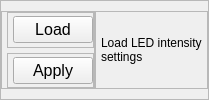
                        <widget class="QFrame" name="LEDZap_Preselect_frame">
                         <property name="frameShape">
                          <enum>QFrame::StyledPanel</enum>
                         </property>
                         <property name="frameShadow">
                          <enum>QFrame::Raised</enum>
                         </property>
                         <layout class="QHBoxLayout" name="horizontalLayout_136">
                          <property name="spacing">
                           <number>0</number>
                          </property>
                          <property name="leftMargin">
                           <number>0</number>
                          </property>
                          <property name="topMargin">
                           <number>10</number>
                          </property>
                          <property name="rightMargin">
                           <number>0</number>
                          </property>
                          <property name="bottomMargin">
                           <number>10</number>
                          </property>
                          <item>
                           <widget class="QFrame" name="Preselect_Button_frame">
                            <property name="maximumSize">
                             <size>
                              <width>125</width>
                              <height>16777215</height>
                             </size>
                            </property>
                            <property name="frameShape">
                             <enum>QFrame::StyledPanel</enum>
                            </property>
                            <property name="frameShadow">
                             <enum>QFrame::Raised</enum>
                            </property>
                            <layout class="QVBoxLayout" name="verticalLayout_93">
                             <property name="spacing">
                              <number>5</number>
                             </property>
                             <property name="leftMargin">
                              <number>5</number>
                             </property>
                             <property name="topMargin">
                              <number>0</number>
                             </property>
                             <property name="rightMargin">
                              <number>0</number>
                             </property>
                             <property name="bottomMargin">
                              <number>0</number>
                             </property>
                             <item>
                              <widget class="QFrame" name="Preselect_Load_frame">
                               <property name="minimumSize">
                                <size>
                                 <width>0</width>
                                 <height>0</height>
                                </size>
                               </property>
                               <property name="maximumSize">
                                <size>
                                 <width>125</width>
                                 <height>16777215</height>
                                </size>
                               </property>
                               <property name="frameShape">
                                <enum>QFrame::StyledPanel</enum>
                               </property>
                               <property name="frameShadow">
                                <enum>QFrame::Raised</enum>
                               </property>
                               <layout class="QVBoxLayout" name="verticalLayout_89">
                                <property name="spacing">
                                 <number>0</number>
                                </property>
                                <property name="leftMargin">
                                 <number>5</number>
                                </property>
                                <property name="topMargin">
                                 <number>0</number>
                                </property>
                                <property name="rightMargin">
                                 <number>0</number>
                                </property>
                                <property name="bottomMargin">
                                 <number>0</number>
                                </property>
                                <item>
                                 <widget class="QPushButton" name="Preselect_Load_frame_pushButton">
                                  <property name="maximumSize">
                                   <size>
                                    <width>100</width>
                                    <height>16777215</height>
                                   </size>
                                  </property>
                                  <property name="font">
                                   <font>
                                    <pointsize>12</pointsize>
                                   </font>
                                  </property>
                                  <property name="text">
                                   <string>Load</string>
                                  </property>
                                 </widget>
                                </item>
                               </layout>
                              </widget>
                             </item>
                             <item>
                              <widget class="QFrame" name="Preselect_Apply_frame">
                               <property name="maximumSize">
                                <size>
                                 <width>125</width>
                                 <height>16777215</height>
                                </size>
                               </property>
                               <property name="frameShape">
                                <enum>QFrame::StyledPanel</enum>
                               </property>
                               <property name="frameShadow">
                                <enum>QFrame::Raised</enum>
                               </property>
                               <layout class="QVBoxLayout" name="verticalLayout_94">
                                <property name="spacing">
                                 <number>0</number>
                                </property>
                                <property name="leftMargin">
                                 <number>5</number>
                                </property>
                                <property name="topMargin">
                                 <number>0</number>
                                </property>
                                <property name="rightMargin">
                                 <number>0</number>
                                </property>
                                <property name="bottomMargin">
                                 <number>0</number>
                                </property>
                                <item>
                                 <widget class="QPushButton" name="Preselect_Apply_pushButton">
                                  <property name="maximumSize">
                                   <size>
                                    <width>100</width>
                                    <height>16777215</height>
                                   </size>
                                  </property>
                                  <property name="font">
                                   <font>
                                    <pointsize>12</pointsize>
                                   </font>
                                  </property>
                                  <property name="text">
                                   <string>Apply</string>
                                  </property>
                                 </widget>
                                </item>
                               </layout>
                              </widget>
                             </item>
                            </layout>
                           </widget>
                          </item>
                          <item>
                           <widget class="QFrame" name="Preselect_Label_frame">
                            <property name="maximumSize">
                             <size>
                              <width>275</width>
                              <height>16777215</height>
                             </size>
                            </property>
                            <property name="frameShape">
                             <enum>QFrame::StyledPanel</enum>
                            </property>
                            <property name="frameShadow">
                             <enum>QFrame::Raised</enum>
                            </property>
                            <layout class="QVBoxLayout" name="verticalLayout_88">
                             <property name="spacing">
                              <number>0</number>
                             </property>
                             <property name="leftMargin">
                              <number>5</number>
                             </property>
                             <property name="topMargin">
                              <number>0</number>
                             </property>
                             <property name="rightMargin">
                              <number>5</number>
                             </property>
                             <property name="bottomMargin">
                              <number>0</number>
                             </property>
                             <item>
                              <widget class="QLabel" name="Preselect_Label">
                               <property name="maximumSize">
                                <size>
                                 <width>275</width>
                                 <height>16777215</height>
                                </size>
                               </property>
                               <property name="autoFillBackground">
                                <bool>false</bool>
                               </property>
                               <property name="text">
                                <string>Load LED intensity settings</string>
                               </property>
                               <property name="scaledContents">
                                <bool>true</bool>
                               </property>
                               <property name="wordWrap">
                                <bool>true</bool>
                               </property>
                              </widget>
                             </item>
                            </layout>
                           </widget>
                          </item>
                         </layout>
                        </widget>
